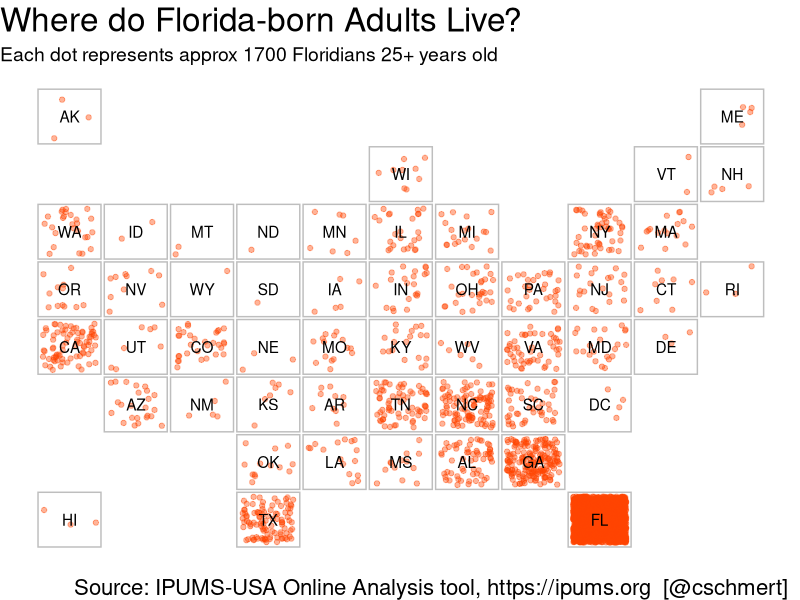

Write the R code that produced this figure.
#.....................................................
# Carl Schmertmann
# 17 Mar 2022
# 
# pick a state; plot the locations of its natives
# using dots placed randomly in state tiles
# 
# Input data comes from ipums.org online data analysis
# tool; details at the top of the .csv file
#.....................................................

library(tidyverse)

# read FL data and separate state names and fipscodes
FL = read.csv(file='FL-natives.csv', skip=11, header=TRUE,
              col.names = c('var','birthplace','fipscode','male','female','total'))

# read the tile map information
US_tiles = read_csv('US-state-tile-info.csv')

# join the two datasets and keep the important variables
map = FL %>% 
        left_join(US_tiles, by='fipscode') %>% 
        select(abb,name,fipscode,male,female,total,grid_x,grid_y)

# scale so that the state with the smallest
# population of FL natives gets a single dot

dotpop  = min(map$total)

dotpop_text = as.character( round(dotpop,-2 ))

# calculate an integer number of dots for each state of residence

map = map %>% 
       mutate(ndots = floor(total/dotpop))
  
# create a new dataframe with random dot positions
# for a state with lower left corner (x,y) the dots
# will be randomly positioned in [x+.1,x+.9] x [y+.1,y+.9]

dots = tibble()

for (i in 1:nrow(map)) {
  
  this_n = map$ndots[i]
  this_x = map$grid_x[i]
  this_y = map$grid_y[i]
  
  tmp = tibble(
          x = this_x + runif(this_n, min=.10, max=.90),
          y = this_y + runif(this_n, min=.10, max=.90),
  )
  
  dots = bind_rows( dots,
                    tmp)
}

h = .025  # vert and horiz spacing between tiles will be 2h

TILEMAP = 
  ggplot(data=map) +
  aes(x=grid_x, y=grid_y, label=abb) +
  geom_rect(aes(xmin=grid_x+h, xmax=grid_x + 1-h,
                ymin=grid_y+h, ymax=grid_y+1-h), color='grey', fill=NA) +
  geom_point(data=dots, aes(x=x,y=y), inherit.aes = FALSE,
             color='orangered', alpha=.40, size=1.5) +
  geom_text(nudge_x = .50, nudge_y = .50) +
  theme_void() +
  theme(title=element_text(size=20),
        plot.subtitle = element_text(size=14)) +
  labs(title='Where do Florida-born Adults Live?',
       subtitle = paste('Each dot represents approx', 
                        dotpop_text,'Floridians 25+ years old'),
       caption='Source: IPUMS-USA Online Analysis tool, https://ipums.org  [@cschmert]  ')
  

# save the plot ----
ggsave(filename='FL-diaspora.png', width=11, height=8, dpi=300, bg='white')

